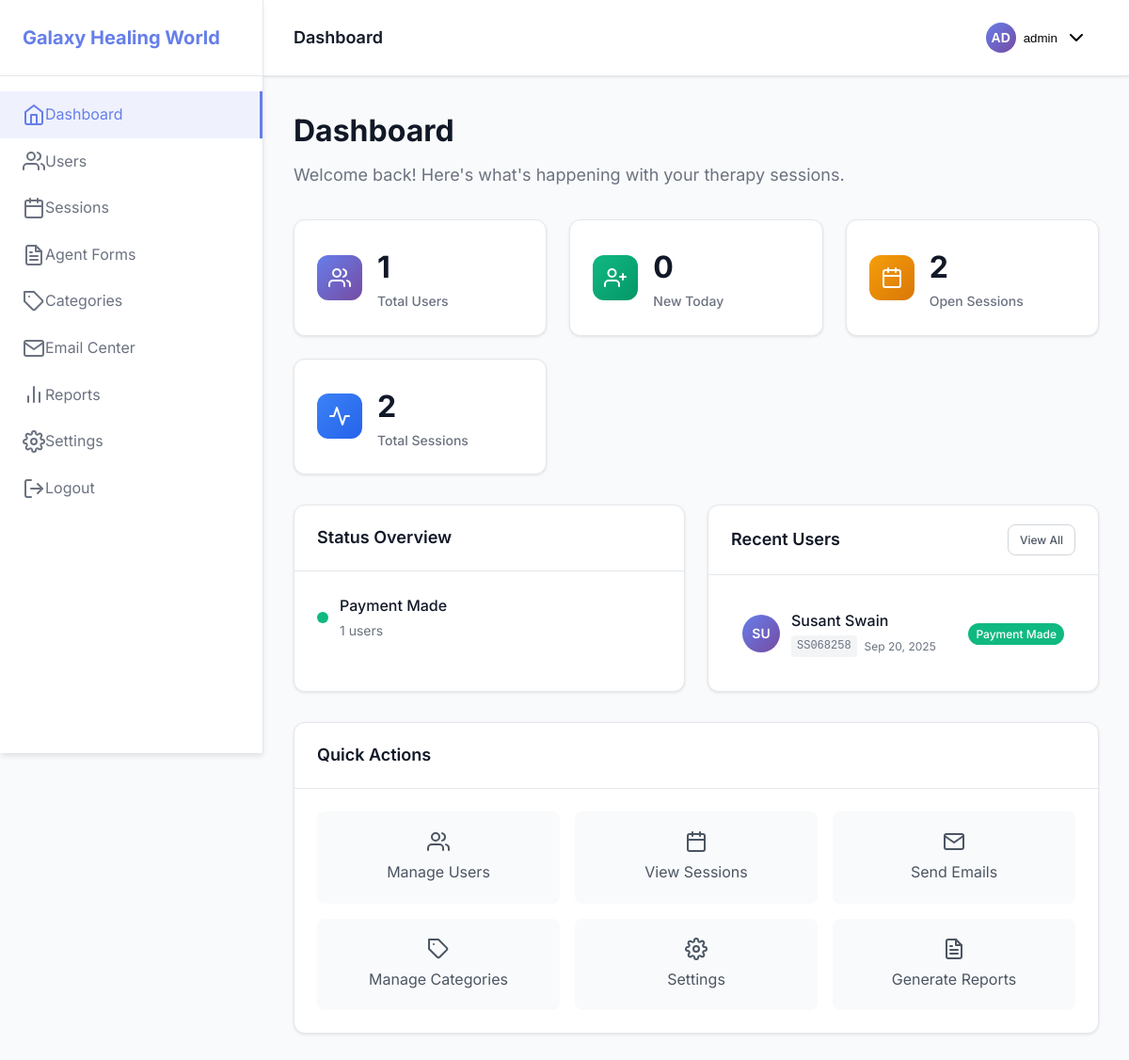
/admin/index.php (signed in), run on the app's committed database.
### tables this page shows
CREATE TABLE users (
                id INTEGER PRIMARY KEY AUTOINCREMENT,
                client_id VARCHAR(50) UNIQUE NOT NULL,
                name VARCHAR(255) NOT NULL,
                email VARCHAR(255) NOT NULL,
                mobile VARCHAR(20) NOT NULL,
                dob DATE,
                age INTEGER,
                state VARCHAR(100),
                district VARCHAR(100),
                address TEXT,
                attendant VARCHAR(50) DEFAULT 'self',
                attendant_name VARCHAR(255),
                attendant_email VARCHAR(255),
                attendant_mobile VARCHAR(20),
                relationship VARCHAR(100),
                how_learned VARCHAR(100),
                has_disability VARCHAR(10) DEFAULT 'no',
                disability_type VARCHAR(255),
                disability_percentage INTEGER,
                disability_documents TEXT,
                status VARCHAR(50) DEFAULT 'first-time',
                created_at DATETIME DEFAULT CURRENT_TIMESTAMP,
                updated_at DATETIME DEFAULT CURRENT_TIMESTAMP
            );

### admin/index.php (the view, shortened to what this page needs)
<?php
$db = Database::getInstance();
$pdo = $db->getConnection();
$stats = [];
$stmt = $pdo->query("SELECT COUNT(*) as count FROM users");
$stats['total_users'] = $stmt->fetch()['count'];
$stmt = $pdo->query("SELECT COUNT(*) as count FROM users WHERE DATE(created_at) = DATE('now')");
$stats['new_today'] = $stmt->fetch()['count'];
$stmt = $pdo->query("SELECT COUNT(*) as count FROM sessions WHERE query_status = 'open'");
$stats['open_sessions'] = $stmt->fetch()['count'];
$stmt = $pdo->query("SELECT COUNT(*) as count FROM sessions");
$stats['total_sessions'] = $stmt->fetch()['count'];
$stmt = $pdo->query("
    SELECT u.*, c.name as category_name, c.color as category_color
    FROM users u
    LEFT JOIN categories c ON u.status = c.name
    ORDER BY u.created_at DESC LIMIT 10
");
$recentUsers = $stmt->fetchAll();
$stmt = $pdo->query("
    SELECT u.status, c.name as category_name, c.color, COUNT(*) as count
    FROM users u
    LEFT JOIN categories c ON u.status = c.name
    GROUP BY u.status, c.name, c.color
");
$statusCounts = $stmt->fetchAll();
?>
<!DOCTYPE html>
<html lang="en">
<head>
    <link rel="stylesheet" href="../assets/css/admin.css">
    <link rel="stylesheet" href="https://cdn.jsdelivr.net/npm/feather-icons@4.28.0/feather.min.css">
</head>
<body>
    <div class="admin-layout">
        <?php include 'includes/sidebar.php'; ?>
        <div class="admin-content">
            <?php include 'includes/header.php'; ?>
            <main class="main-content">
                <div class="page-header">
                    <h1>Dashboard</h1>
                    <p>Welcome back! Here's what's happening with your therapy sessions.</p>
                </div>
                <div class="stats-grid">
                    <div class="stat-card">
                        <div class="stat-icon users">
                            <i data-feather="users"></i>
                        </div>
                        <div class="stat-content">
                            <div class="stat-number"><?php echo number_format($stats['total_users']); ?></div>
                            <div class="stat-label">Total Users</div>
                        </div>
                    </div>
                    <div class="stat-card">
                        <div class="stat-icon new">
                            <i data-feather="user-plus"></i>
                        </div>
                        <div class="stat-content">
                            <div class="stat-number"><?php echo number_format($stats['new_today']); ?></div>
                            <div class="stat-label">New Today</div>
                        </div>
                    </div>
                    <div class="stat-card">
                        <div class="stat-icon sessions">
                            <i data-feather="calendar"></i>
                        </div>
                        <div class="stat-content">
                            <div class="stat-number"><?php echo number_format($stats['open_sessions']); ?></div>
                            <div class="stat-label">Open Sessions</div>
                        </div>
                    </div>
                    <div class="stat-card">
                        <div class="stat-icon total">
                            <i data-feather="activity"></i>
                        </div>
                        <div class="stat-content">
                            <div class="stat-number"><?php echo number_format($stats['total_sessions']); ?></div>
                            <div class="stat-label">Total Sessions</div>
                        </div>
                    </div>
                </div>
                <div class="dashboard-grid">
                    <div class="dashboard-card">
                        <div class="card-header">
                            <h3>Status Overview</h3>
                        </div>
                        <div class="status-overview">
                            <?php foreach ($statusCounts as $status): ?>
                                <div class="status-item">
                                    <div class="status-color" style="background-color: <?php echo htmlspecialchars($status['color'] ?? '#6b7280'); ?>"></div>
                                    <div class="status-info">
                                        <div class="status-name"><?php echo htmlspecialchars(ucwords(str_replace('-', ' ', $status['category_name'] ?? $status['status']))); ?></div>
                                        <div class="status-count"><?php echo $status['count']; ?> users</div>
                                    </div>
                                </div>
                            <?php endforeach; ?>
                        </div>
                    </div>
                    <div class="dashboard-card">
                        <div class="card-header">
                            <h3>Recent Users</h3>
                            <a href="users.php" class="btn btn-small btn-outline">View All</a>
                        </div>
                        <div class="users-list">
                            <?php foreach ($recentUsers as $user): ?>
                                <div class="user-item">
                                    <div class="user-avatar">
                                        <?php echo strtoupper(substr($user['name'], 0, 2)); ?>
                                    </div>
                                    <div class="user-info">
                                        <div class="user-name"><?php echo htmlspecialchars($user['name']); ?></div>
                                        <div class="user-meta">
                                            <span class="user-id"><?php echo htmlspecialchars($user['client_id']); ?></span>
                                            <span class="user-date"><?php echo date('M j, Y', strtotime($user['created_at'])); ?></span>
                                        </div>
                                    </div>
                                    <div class="user-status">
                                        <span class="status-badge" style="background-color: <?php echo htmlspecialchars($user['category_color'] ?? '#6b7280'); ?>">
                                            <?php echo htmlspecialchars(ucwords(str_replace('-', ' ', $user['status']))); ?>
                                        </span>
                                    </div>
                                </div>
                            <?php endforeach; ?>
                        </div>
                    </div>
                </div>
                <div class="quick-actions">
                    <div class="dashboard-card">
                        <div class="card-header">
                            <h3>Quick Actions</h3>
                        </div>
                        <div class="actions-grid">
                            <a href="users.php" class="action-item">
                                <i data-feather="users"></i>
                                <span>Manage Users</span>
                            </a>
                            <a href="sessions.php" class="action-item">
                                <i data-feather="calendar"></i>
                                <span>View Sessions</span>
                            </a>
                            <a href="email.php" class="action-item">
                                <i data-feather="mail"></i>
                                <span>Send Emails</span>
                            </a>
                            <a href="categories.php" class="action-item">
                                <i data-feather="tag"></i>
                                <span>Manage Categories</span>
                            </a>
                            <a href="settings.php" class="action-item">
                                <i data-feather="settings"></i>
                                <span>Settings</span>
                            </a>
                            <a href="reports.php" class="action-item">
                                <i data-feather="file-text"></i>
                                <span>Generate Reports</span>
                            </a>
                        </div>
                    </div>
                </div>
            </main>
        </div>
    </div>
</body>
</html>

### assets/css/admin.css (style rules this page uses)
* { margin: 0; padding: 0; box-sizing: border-box; }
body { font-family: 'Inter', -apple-system, BlinkMacSystemFont, 'Segoe UI', Roboto, sans-serif; line-height: 1.6; color: #374151; background: #f9fafb; }
.admin-layout { display: flex; min-height: 100vh; }
.admin-content { flex: 1; margin-left: 280px; display: flex; flex-direction: column; }
.main-content { flex: 1; padding: 32px; overflow-y: auto; }
.user-avatar { width: 32px; height: 32px; border-radius: 50%; background: linear-gradient(135deg, #667eea 0%, #764ba2 100%); display: flex; align-items: center; justify-content: center; color: white; font-weight: 600; font-size: 14px; }
.page-header { margin-bottom: 32px; }
.page-header h1 { font-size: 2rem; font-weight: 700; color: #111827; margin-bottom: 8px; }
.page-header p { color: #6b7280; font-size: 1.125rem; }
.stats-grid { display: grid; grid-template-columns: repeat(auto-fit, minmax(250px, 1fr)); gap: 24px; margin-bottom: 32px; }
.stat-card { background: #ffffff; padding: 24px; border-radius: 12px; box-shadow: 0 1px 3px 0 rgba(0, 0, 0, 0.1); border: 1px solid #e5e7eb; display: flex; align-items: center; gap: 16px; transition: transform 0.2s ease, box-shadow 0.2s ease; }
.stat-icon { width: 48px; height: 48px; border-radius: 12px; display: flex; align-items: center; justify-content: center; color: white; }
.stat-icon.users { background: linear-gradient(135deg, #667eea 0%, #764ba2 100%); }
.stat-icon.new { background: linear-gradient(135deg, #10b981 0%, #059669 100%); }
.stat-icon.sessions { background: linear-gradient(135deg, #f59e0b 0%, #d97706 100%); }
.stat-icon.total { background: linear-gradient(135deg, #3b82f6 0%, #2563eb 100%); }
.stat-number { font-size: 2rem; font-weight: 700; color: #111827; }
.stat-label { color: #6b7280; font-size: 0.875rem; font-weight: 500; }
.dashboard-grid { display: grid; grid-template-columns: 1fr 1fr; gap: 24px; margin-bottom: 32px; }
.dashboard-card { background: #ffffff; border-radius: 12px; box-shadow: 0 1px 3px 0 rgba(0, 0, 0, 0.1); border: 1px solid #e5e7eb; overflow: hidden; }
.card-header { padding: 20px 24px; border-bottom: 1px solid #e5e7eb; display: flex; justify-content: space-between; align-items: center; }
.card-header h3 { font-size: 1.125rem; font-weight: 600; color: #111827; }
.status-overview { padding: 24px; display: flex; flex-direction: column; gap: 16px; }
.status-item { display: flex; align-items: center; gap: 12px; }
.status-color { width: 12px; height: 12px; border-radius: 50%; flex-shrink: 0; }
.status-info { flex: 1; }
.status-name { font-weight: 500; color: #111827; margin-bottom: 2px; }
.status-count { font-size: 0.875rem; color: #6b7280; }
.users-list { padding: 24px; display: flex; flex-direction: column; gap: 16px; max-height: 400px; overflow-y: auto; }
.user-item { display: flex; align-items: center; gap: 12px; padding: 12px; border-radius: 8px; transition: background 0.2s ease; }
.user-item .user-avatar { width: 40px; height: 40px; font-size: 14px; flex-shrink: 0; }
.user-info { flex: 1; min-width: 0; }
.user-name { font-weight: 500; color: #111827; margin-bottom: 2px; white-space: nowrap; overflow: hidden; text-overflow: ellipsis; }
.user-meta { display: flex; align-items: center; gap: 8px; font-size: 0.75rem; color: #6b7280; }
.user-id { font-family: 'Monaco', 'Menlo', monospace; background: #f3f4f6; padding: 2px 6px; border-radius: 4px; }
.status-badge { padding: 4px 8px; border-radius: 12px; font-size: 0.75rem; font-weight: 500; color: white; white-space: nowrap; }
.quick-actions { margin-bottom: 32px; }
.actions-grid { padding: 24px; display: grid; grid-template-columns: repeat(auto-fit, minmax(200px, 1fr)); gap: 16px; }
.action-item { display: flex; flex-direction: column; align-items: center; gap: 8px; padding: 20px; border-radius: 8px; background: #f9fafb; color: #4b5563; text-decoration: none; transition: all 0.2s ease; }
.btn { padding: 10px 20px; border: none; border-radius: 8px; font-weight: 500; text-decoration: none; display: inline-flex; align-items: center; gap: 8px; cursor: pointer; transition: all 0.2s ease; font-size: 14px; }
.btn-outline { background: transparent; border: 1px solid #d1d5db; color: #4b5563; }
.btn-small { padding: 6px 12px; font-size: 12px; }
.status-name { font-weight: 500; color: #111827; }
.status-count { color: #6b7280; font-size: 0.875rem; }

### data on the page
users: name "SU", name "Susant Swain", client "SS068258", created_at "Sep 20, 2025", status "Payment Made"

### other printed values
Config::get('site.name') "Galaxy Healing World"
$pageTitle "Dashboard"
substr($_SESSION['admin_username'] ?? 'A', 0, 2) "AD"
$_SESSION['admin_username'] "admin"
$stats['total_users'] "1"
$stats['new_today'] "0"
$stats['open_sessions'] "2"
$stats['total_sessions'] "2"
str_replace('-', ' ', $status['category_name'] ?? $status['status']) "Payment Made"
$status['count'] "1"
